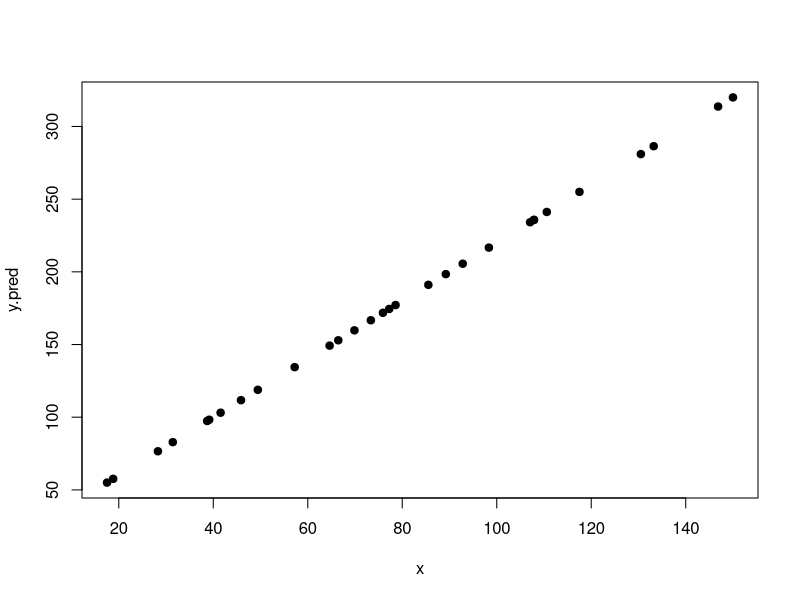
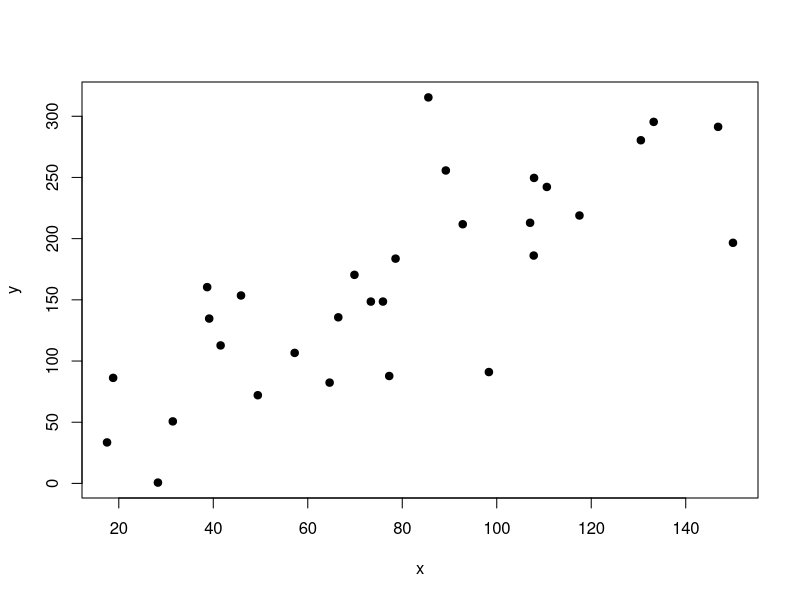
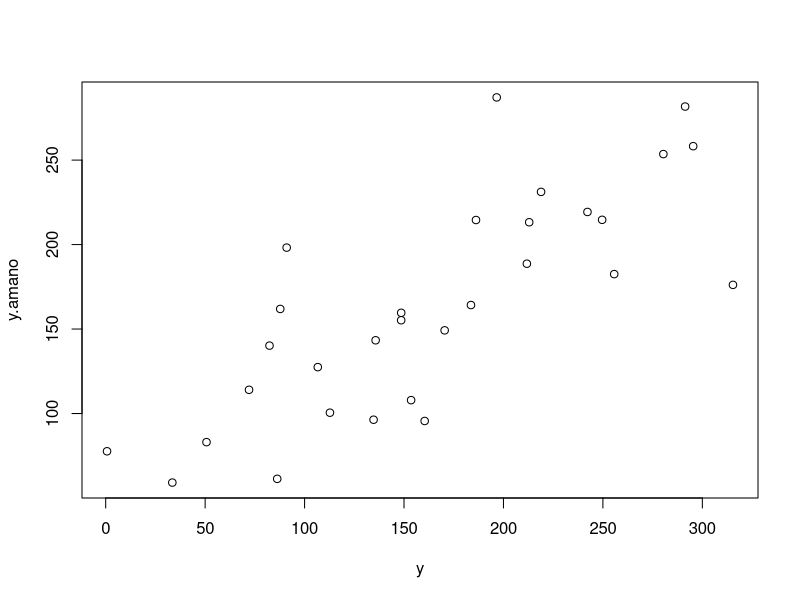
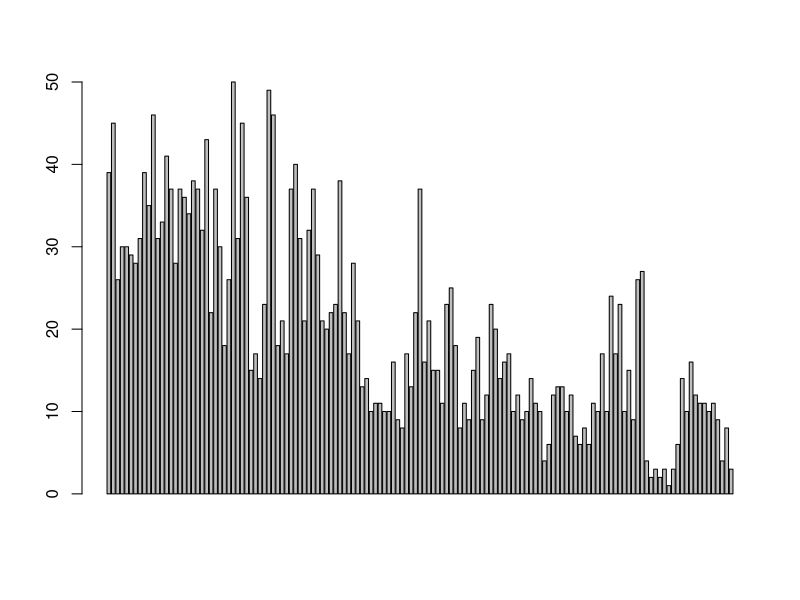
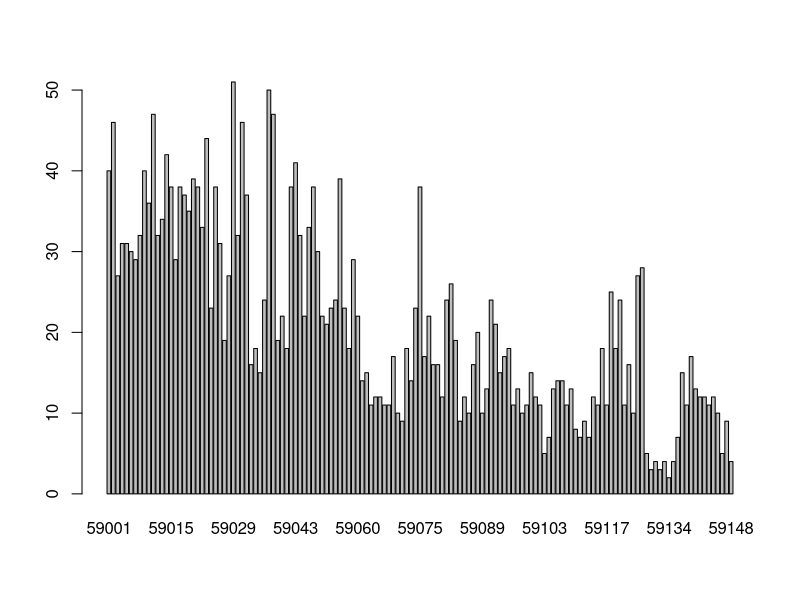
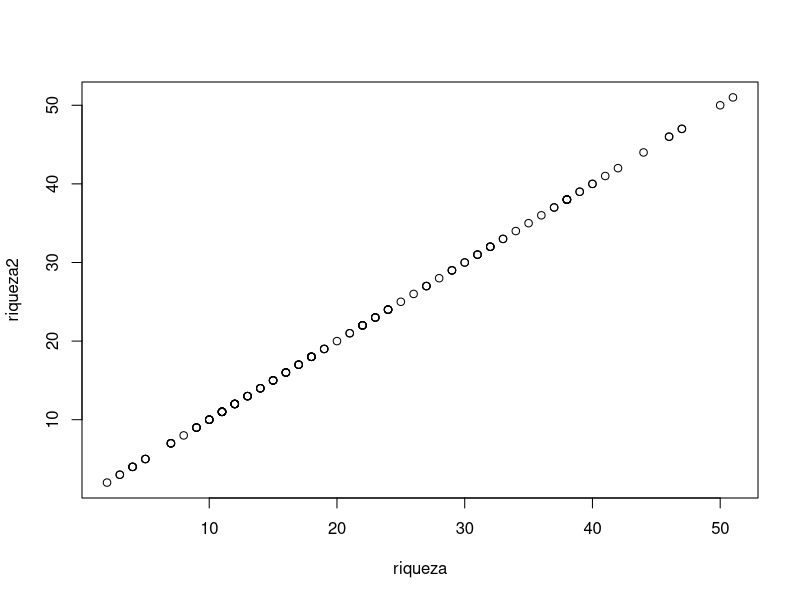
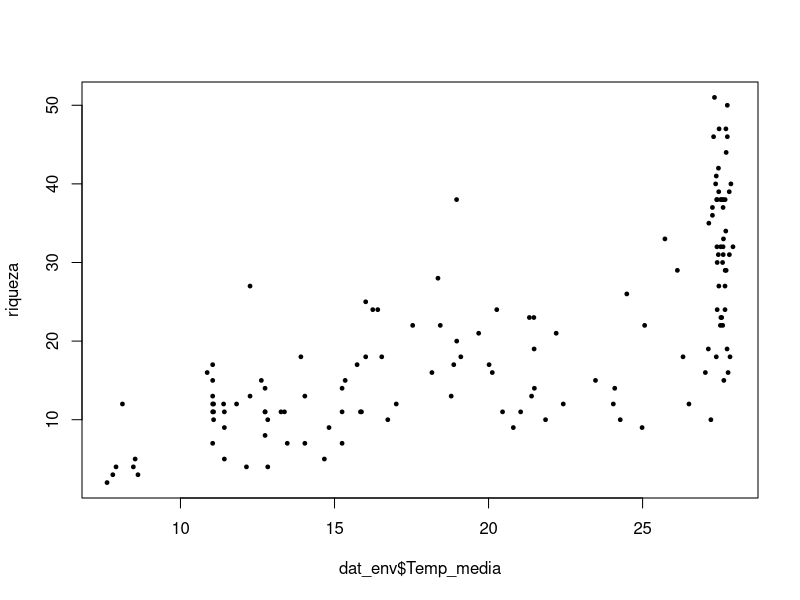
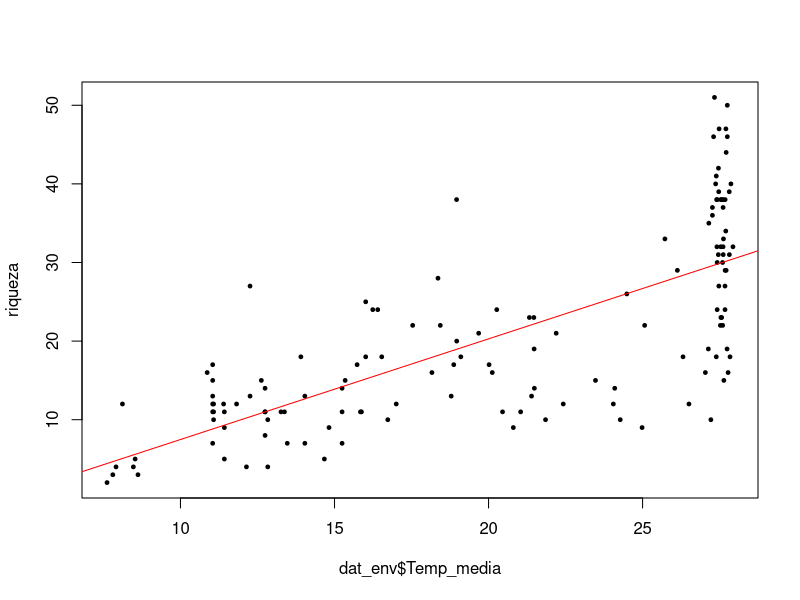

Generate these figures, in order, with R:
## ---- chunk 1
x <- runif(30,15,150)
x
## ---- chunk 2
y.pred <- 20 + 2 * x
plot(x, y.pred, pch = 19)

summary(lm(y.pred ~ x)) # Obtenemos un R2 de 1 (ajuste perfecto), valor de p significativo (vemos que tiene 3 asteríscos indicando un alto nivel de significancia); es decir podemos predicir y perfectamente a traves de 20 + 2 * x
## ---- chunk 3
y <- y.pred + rnorm(30,0,50) # el error viene de una distribucion normal con una media de 0
## ---- chunk 4
plot(y ~ x, pch = 19)

summary(lm(y ~ x)) # Ahora el ajuste de la regresión es menor debido al error en y

## ---- chunk 5
SSY <- sum((y - mean(y))^2) # sumas de cuadrados corregidas en y

SSX <- sum((x - mean(x))^2) # sumas de cuadrados corregidas en x

SSXY <- sum((x - mean(x)) * (y - mean(y))) # suma corregida de productos (covarianza de x e y en la expectativa)
## ---- chunk 6
b <- SSXY/SSX # máxima probabilidad de pendiente b
b
## ---- chunk 7
a <- mean(y) - b * mean(x) # Usamos la ecuación y valores promedio para calcular el intercepto 
a
## ---- chunk 8
summary(lm(y ~ x))
## ---- chunk 9
y.amano = a + b*x
plot(y, y.amano)
## ---- chunk 10
y.result <-  a + b*100
## ---- chunk 11
library(tidyverse)
dat_spec <- read_csv("Species_Coltree.csv")
dat_env <- read_csv("Env_Coltree.csv")
## ---- chunk 12
conteo_parcela <- dat_spec %>% 
  group_by(Parcela) %>% 
  select(N_cientifico) %>%
  unique() %>% 
  summarise(n = n())

barplot(conteo_parcela$n)

riqueza <- conteo_parcela$n
## ---- chunk 13
dat_abun <- dat_spec %>% 
  select(Parcela, N_cientifico) %>% #Seleccionamos las variables deseadas
  group_by(Parcela, N_cientifico) %>% # Agrupamos las observaciones por parcela y nombre de las especies
  summarise(freq = n()) %>% # contamos el número de individuos para obtener la abundancia de cada especie
  pivot_wider(names_from = N_cientifico, values_from = freq) # Mediante la función pivot_wider, convertimos la variable N_cientifico en columnas, y el conteo en observaciones a través de cada parcela. Para mayor información revise la función
## ---- chunk 14
dat_abun <- dat_abun %>%
  replace(is.na(dat_abun), 0) 

str(dat_abun) # Revisamos la matriz de abundancia creada
## ---- chunk 15
library(vegan)
## ---- chunk 16
abd <- as.data.frame(dat_abun)
## ---- chunk 17
rownames(abd) <- abd[,1]
dat_abun <-dat_abun[,-1]

## ---- chunk 18
pa <- replace(abd, abd > 0, 1) # Convertimos la matriz de abundancias en una matriz de presencia/ausencia.

riqueza <- apply(pa, 1, sum) # Sumamos las especies presentes en cada parcela para estimar su riqueza.

barplot(riqueza)
## ---- chunk 19
abd2 <- as.data.frame.matrix(table(dat_spec$Parcela, dat_spec$N_cientifico))
riqueza2 <- specnumber(abd) 

# verificamos si las dos vías conducen al mismo resultado
plot(riqueza, riqueza2)
## ---- chunk 20
div <- diversity(dat_abun, index = "shannon")
## ---- chunk 21
plot(riqueza ~ dat_env$Temp_media, pch=19, cex=0.5)
## ---- chunk 22
reg <- lm(riqueza ~ dat_env$Temp_media) # Ajustamos un modelo con la riqueza de especies y la temperatura media
summary(reg)

plot(riqueza ~ dat_env$Temp_media, pch=19, cex=0.5)
abline(reg, col = "red")
## ---- chunk 23
plot(riqueza ~ dat_env$Temp_media, pch=19, cex=0.5)
lm <- lm(riqueza ~ dat_env$Temp_media)
abline(lm, col="red") 
## ---- chunk 24
library(lmtest)

dwtest(lm) # En esta prueba, valores de DW alrededor de 2 y p significativos significan que los residuos son independientes (normalmente se considenran valores entre 1.5 y 2.5)
## ---- chunk 25
plot(lm) # Al graficar esto presionamos enter en la consola y debemos observar la primera gráfica "Residual vs Fitted". Al haber homocedasticidad, la linea roja debe observarse como una linea recta. Con nuestros datos parece complirse este supuesto.

## ---- chunk 26
hist(lm$residuals, 15) # Los residuos parecen ajustarse a una distribución normal
## ---- chunk 27
shapiro.test(lm$residuals) # Con el valor de p de la prueba, aceptamos la hipótesis nula ya que p > 0.05, por lo que los residuos si presentan una distribución normal
